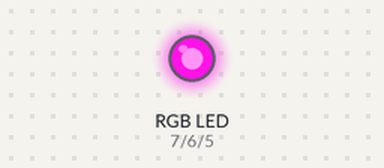
The sketch below on a simulated Arduino Uno, built with avr-gcc and run on an emulated ATmega328P. Parts: an RGB LED mixed from three pins (HIGH = lit). Dim RGB values are drawn brighter than linear; random numbers use the default seed unless the sketch sets one.

Above: at 0.1 s.
At 4.1 s:
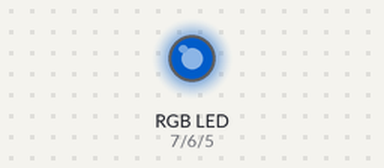
At 9.1 s:
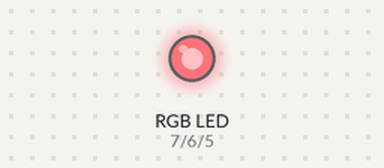
At 19.1 s:
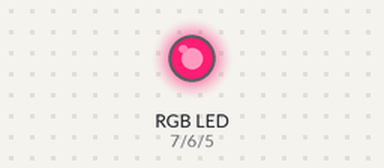
At 28.1 s:
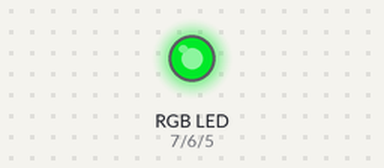
At 38.1 s:
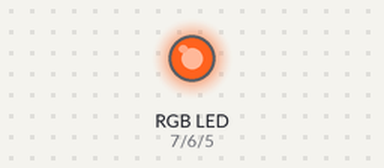
Timing chart, 0 to 40.0 s (numbered marks = the images above):
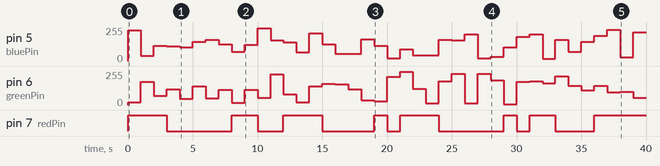

The sketch:

sketch_jun27c.ino
```cpp
int redPin = 7;

int greenPin = 6;

int bluePin = 5;


void setup(){

     pinMode(redPin, OUTPUT);

     pinMode(greenPin, OUTPUT);

     pinMode(bluePin, OUTPUT);

}


void loop(){

      colorRGB(random(0,255),random(0,255),random(0,255));

      delay(1000);

}


void colorRGB(int red, int green, int blue){

      analogWrite(redPin,constrain(red,0,255));

      analogWrite(greenPin,constrain(green,0,255));

      analogWrite(bluePin,constrain(blue,0,255));}
```

Measured:
- by itself, pin 7 (redPin): LOW → HIGH at 0.00 s, → LOW 3.0 s later, → HIGH 5.0 s later, → LOW 2.0 s later, … (15 changes in this stretch)
- by itself, pin 6 (greenPin): 0/255 → 19/255 at 0.00 s, → 175/255 1.0 s later, → 68/255 1.0 s later, → 120/255 1.0 s later, … (40 changes in this stretch)
